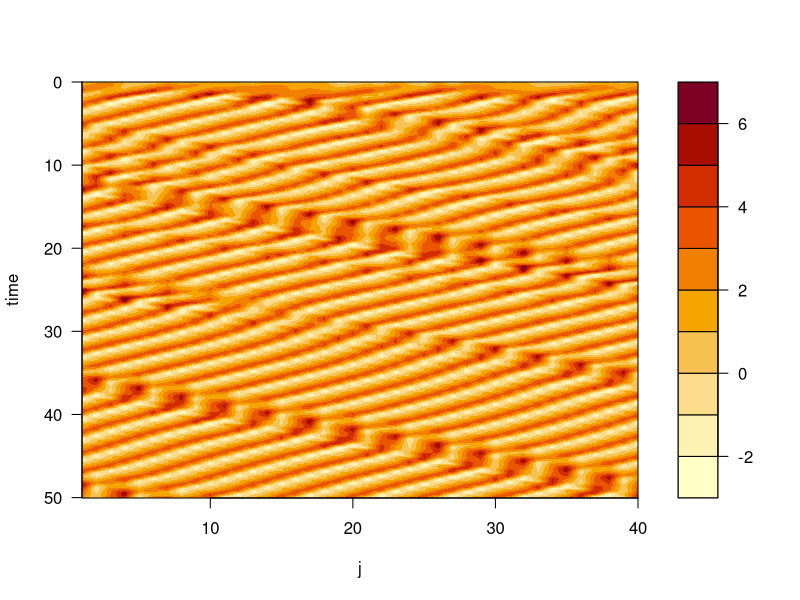

Reproduce this figure in R.
## ---- chunk 1
#| code-fold: true
#| file: "R/eakf.R"
## ---- chunk 2
#| code-fold: true
#| file: "R/run_wind_eakf.R"
## ---- chunk 3
#| code-fold: true
l96 <- function(x, F) {
  n <- length(x)
  (x[c(2:n, 1)] - x[c(n-1, n, 1:(n-2))]) * x[c(n, 1:(n-1))] - x + F
}

rk4 <- function(f, x, dt, opts) {
  k1 <- f(x, opts)
  k2 <- f(x + 0.5 * dt * k1, opts)
  k3 <- f(x + 0.5 * dt * k2, opts)
  k4 <- f(x + dt * k3, opts)
  x + (k1 + 2 * k2 + 2 * k3 + k4) * dt / 6
}
## ---- chunk 4
#| code-fold: true
nj <- 40
nstep <- 1001
x.hist <- matrix(0, nj, nstep)
x <- rnorm(nj)
F <- 3.85
dt <- 0.05
for (i in 1:nstep-1) {
  x <- rk4(l96, x, dt, F)
  x.hist[,i] <- x
}
## ---- chunk 5
#| code-fold: true
t <- seq(0, nstep*dt, length.out=nstep)
filled.contour(1:nj, t, x.hist, nlevel=11,
               ylim=rev(range(t)), xlab="j", ylab="time")
